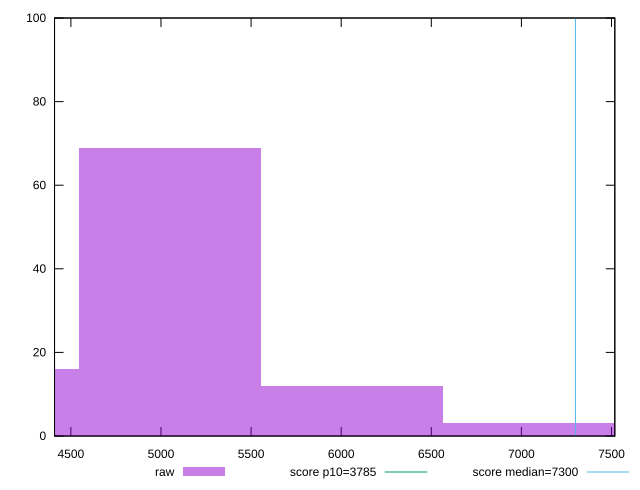

Recreate this plot in gnuplot.
reset

$raw <<EOF
6058.870215907299 12
5049.058513256083 69
4039.246810604866 16
7068.6819185585155 3
EOF

set key outside below
set boxwidth 1009.8117026512165
set xrange [4409.348:7518.386]
set yrange [0:100]
set trange [0:100]
set style fill transparent solid 0.5 noborder

set parametric
set terminal svg size 640, 490 enhanced background rgb 'white'
set output "report_00013_2021-02-09T12-04-24.940Z/interactive/samples/pages+cached+noadtech+nomedia+nocss/raw/histogram.svg"

plot $raw title "raw" with boxes, \
     3785,t title "score p10=3785", \
     7300,t title "score median=7300"

reset
